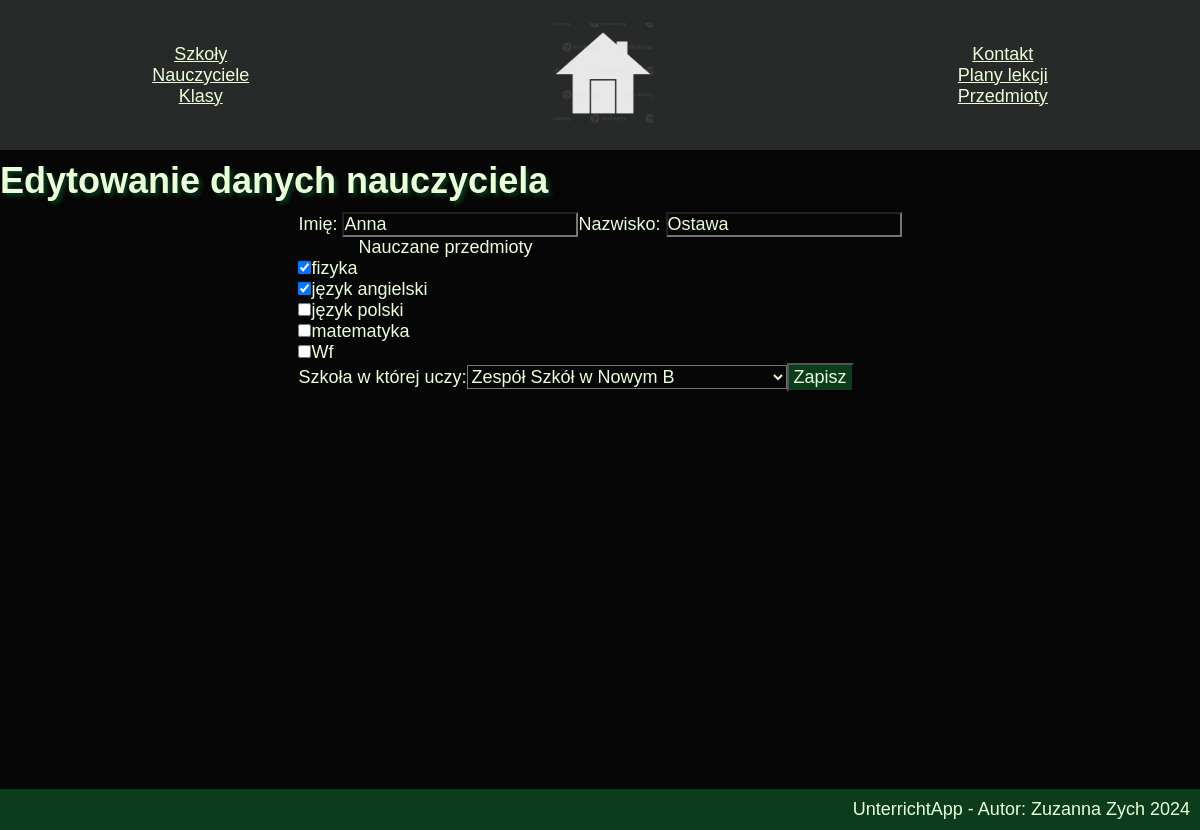
The page /editNau.php?id=1 on the database as committed earlier.
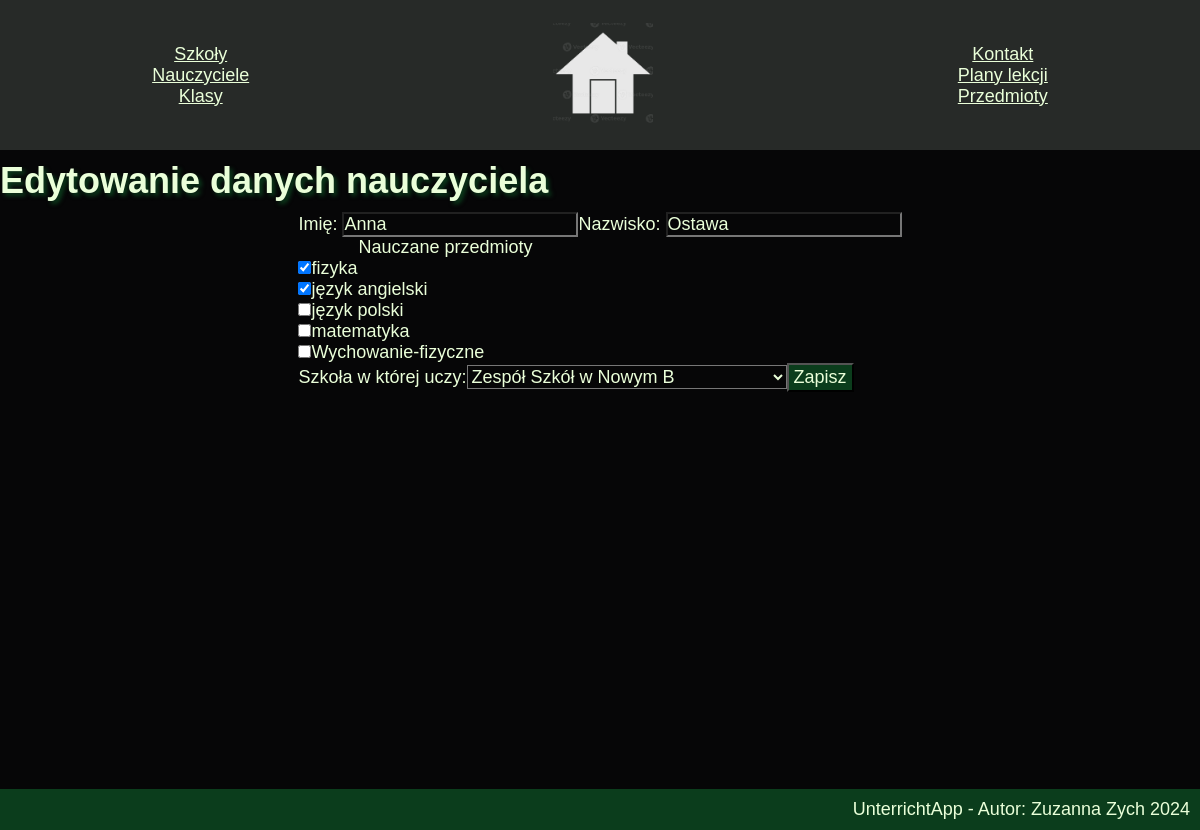
The same page on the database as committed later.
### tables this page shows
CREATE TABLE `przedmiot` (
  `id` int(11) UNSIGNED NOT NULL,
  `nazwa` varchar(60) NOT NULL
);

### getAll.php (called while the page is built, shortened)
<?php
global $conn;
$r_przedmiot = mysqli_query($conn, "SELECT * from przedmiot ORDER BY przedmiot.nazwa ASC");
$przedmiot = [];
$sqlSzkola = "SELECT * FROM szkola";
$r_szkola = mysqli_query($conn, $sqlSzkola);
$klasaSzkoly = [];
while ($rowSz = mysqli_fetch_assoc($r_szkola)) {
      $klasaSzkoly[$rowSz['nazwa']] = [];
      $klasaSzkoly[$rowSz['nazwa']]['idSzkoly'] = $rowSz['id'];
      $sqlKlasa = 'SELECT szkola.id AS "idSzkoly", szkola.nazwa AS "nazwaSzkoly", klasa.id AS "idKlasy", klasa.nazwa AS "nazwaKlasy", klasa.id_planu_lekcji from szkola INNER JOIN klasa ON klasa.id_szkola = szkola.id WHERE szkola.nazwa = "'.$rowSz['nazwa'].'";';
      $r_klasa = mysqli_query($conn, $sqlKlasa);
      while ($rowK = mysqli_fetch_assoc($r_klasa)) {
            array_push($klasaSzkoly[$rowSz['nazwa']], [$rowK['idKlasy'], $rowK['nazwaKlasy']]);
      }
}
$nauSzkoly = [];
$sqlnauSzkoly = "SELECT nauczyciele_szkoly.id, nauczyciele_szkoly.id_nauczyciela, nauczyciele_szkoly.id_szkoly, szkola.nazwa, nauczyciel.imie, nauczyciel.nazwisko FROM nauczyciele_szkoly INNER JOIN nauczyciel ON nauczyciel.id = nauczyciele_szkoly.id_nauczyciela INNER JOIN szkola ON szkola.id = nauczyciele_szkoly.id_szkoly;";
$r=mysqli_query($conn, $sqlnauSzkoly);
$nauczyciele = [];
$sql = "SELECT * from nauczyciel";
$r = mysqli_query($conn, $sql);
?>

### editNau.php (the view, shortened to what this page needs)
<!DOCTYPE html>
<html lang="pl">
<head>
     <link rel="stylesheet" href="styl.css">
</head>
<body>
     <?php
     include_once "func.php";
     include_once "conn.php";
     include_once "getAll.php";
     addheader();?>
<h2 class="pageFunc">Edytowanie danych nauczyciela</h2>
<div class="dodKlase">
<?php
     if (!isset($_GET['id'])) {
          echo "<p>Nie udało się pobrać informacji. Proszę spróbować jescze raz</p>
          <a href='nau.php'>Powrót</a>
          ";
     } else {
          $imie = "";
          $nazwisko = "";
          foreach ($nauczyciele as $key => $value) {
               if ($value['id'] == $_GET['id']) {
                    $imie = $value['imie'];
                    $nazwisko = $value['nazwisko'];
               }
          }
          echo "<form action='#' method='post'>";
          echo "<label for='imie'>Imię: </label>";
          echo "<input type='text' value='$imie' name='imie' id='imie'>";
          echo "<label for='nazwisko'>Nazwisko: </label>";
          echo "<input type='text' value='$nazwisko' name='nazwisko' id='nazwisko'>";
          echo "<p>Nauczane przedmioty</p>";
          echo '<div class="checkboxes">';
          $nauPrzed = [];
          foreach ($nauczany_przedmiot as $key => $value) {
               foreach ($value as $key2 => $value2) {
                    if ($imie." ".$nazwisko == $value2[1] && $_GET['id'] == $value2[0]) {
                         array_push($nauPrzed, $key);
                   }
               }
          }
          global $przedmiot;
          foreach ($przedmiot as $el) {
               $printed = false;
               foreach ($nauPrzed as $key => $value) {
                    if ($el['nazwa'] == $value) {
                         echo "<input type='checkbox' name='".$el['id']."' id='".$el['id']."' value='".$el['id']."' checked>";
              echo "<label for='".$el['id']."'>".$el['nazwa']."</label><br>";
              $printed = true;
                    }
               }
               if ($printed == false) {
                    echo "<input type='checkbox' name='".$el['id']."' id='".$el['id']."' value='".$el['id']."'>";
              echo "<label for='".$el['id']."'>".$el['nazwa']."</label><br>";
               }
          }
          echo "</div>";
          echo "<label for='szkola'>Szkoła w której uczy:</label>";
          echo "<select name='szkola' id='szkola'>";
          $aktSzkola = "";
          foreach ($nauSzkoly as $row => $value) {
               if ($_GET['id'] == $value['id_nauczyciela']) {
                   if (trim($value['nazwa']) != "") {
                    $aktSzkola = $value['nazwa'];
                   }
               }
          }
          foreach ($klasaSzkoly as $key => $value) {
               if ($key == $aktSzkola) {
                    echo "<option value='".$value['idSzkoly']."' selected >".$key."</option>";
               } else {
                    echo "<option value='".$value['idSzkoly']."' >".$key."</option>";
               }
          }
          echo "</select>";
          echo "<button type='submit'>Zapisz</button></form>";
     }
     ?>
</div>
</body>
</html>

Rows that differ between the two databases and show on the page:
changed przedmiot: nazwa "Wf" → "Wychowanie-fizyczne"
